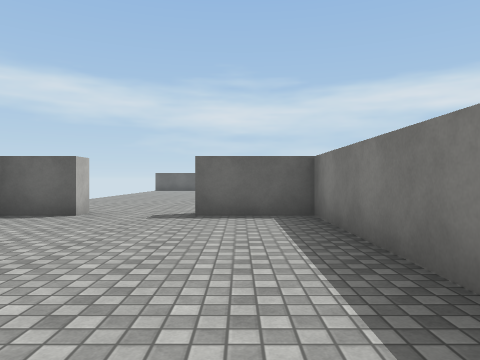
View 1 (above)

20 first-person views from a walk through a Unity game level. The camera is 1.2 m above the floor, looks level and sees 70° across. The floor is counted in squares, 2 m on a side. Each view is taken from the middle of a square. On the plan, view 1 faces up. The plan holds only what a view shows up to about 10 squares ahead; the rest is blank. The place goes on beyond the plan. The player character is not drawn. Door leaves are left out, so doorways stand open. Surface patterns are stand-ins for the level's own textures.

View 2
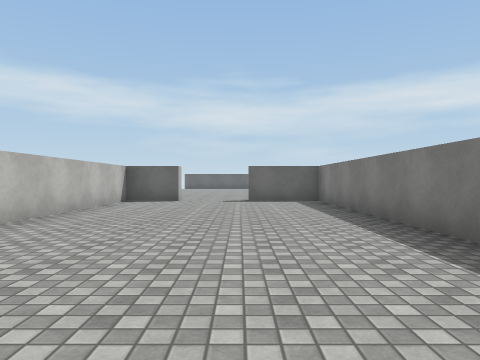

View 3
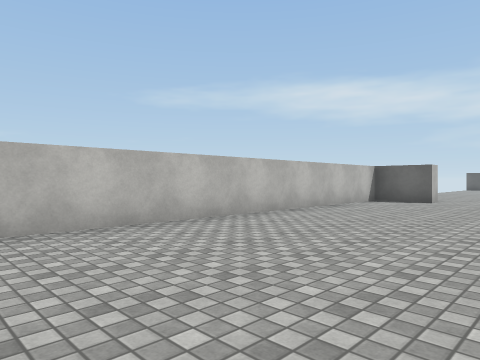

View 4
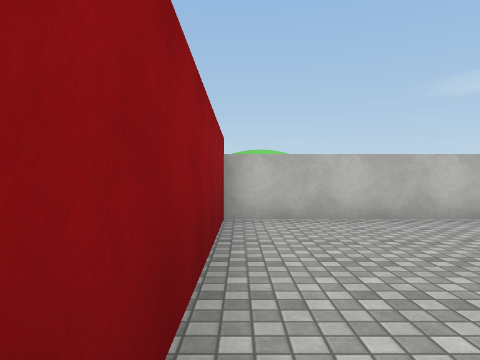

View 5
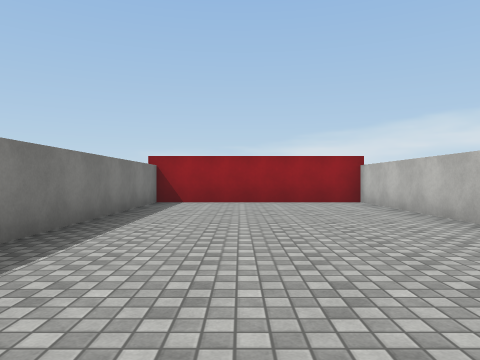

View 6
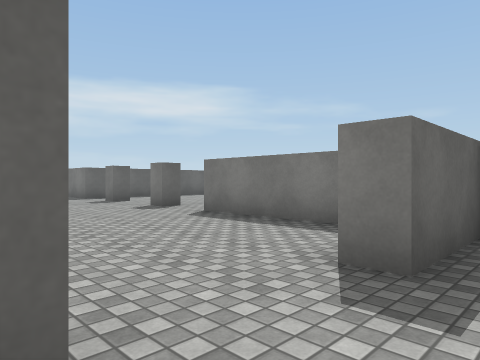

View 7
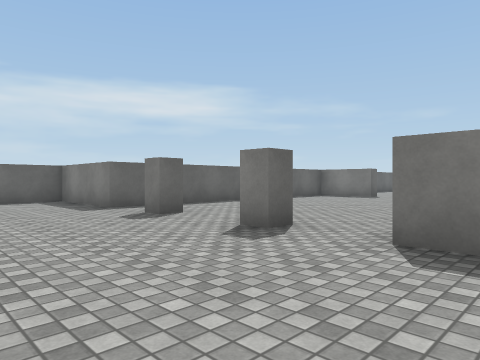

View 8
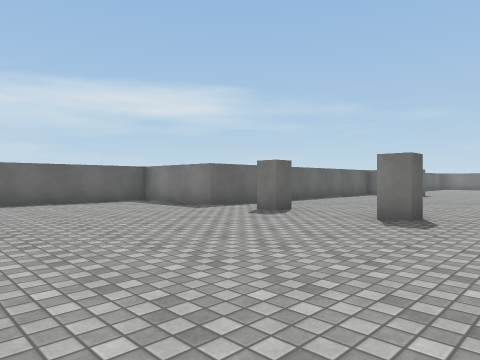

View 9
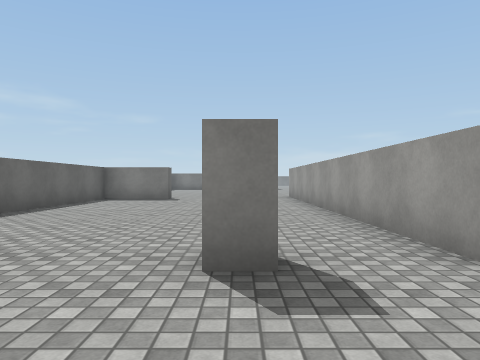

View 10
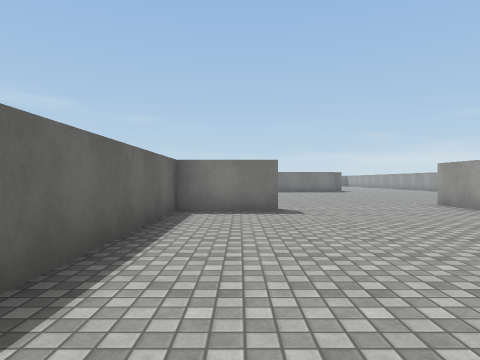

View 11
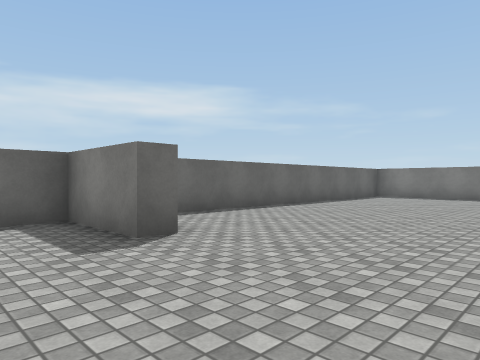

View 12
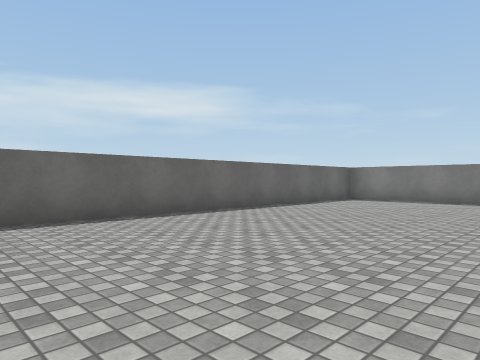

View 13
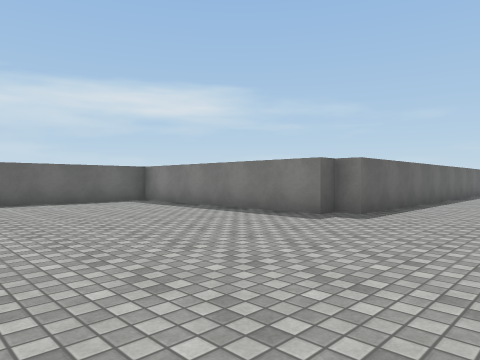

View 14
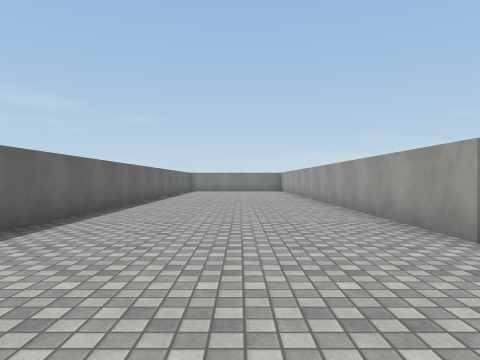

View 15
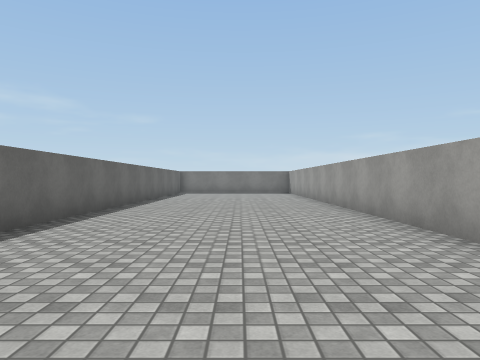

View 16
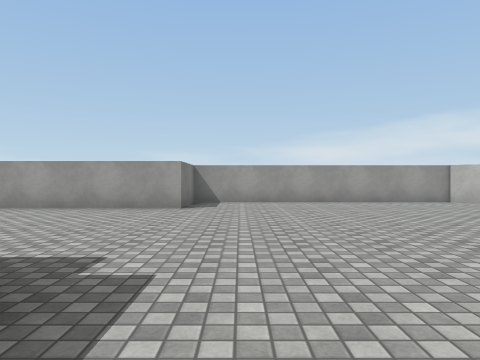

View 17
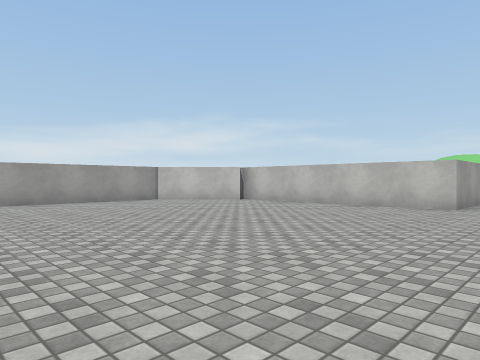

View 18
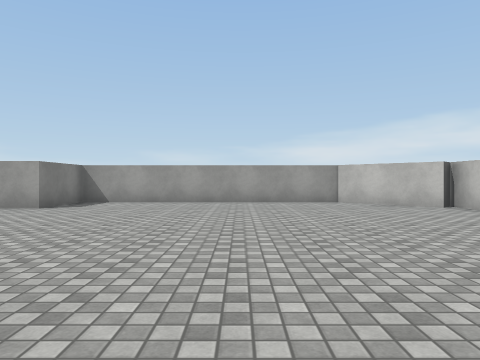

View 19
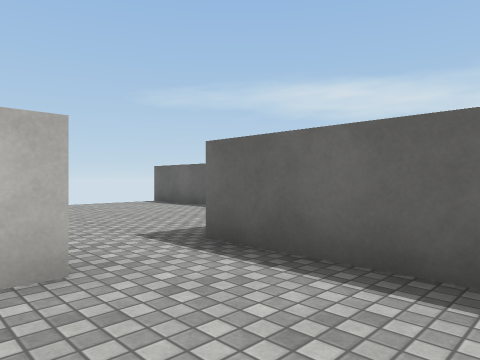

View 20
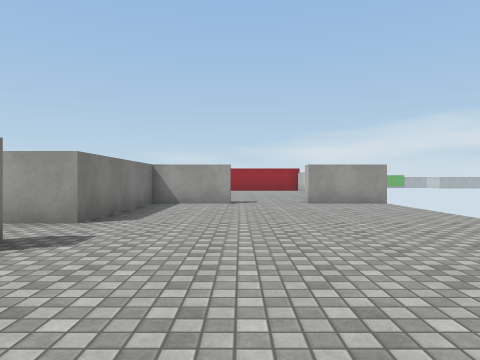

### Floor plan
Points are (right, up) in squares from view 1. A wall is a line through its corners. A room is listed if a view was taken in it or the views show most of it. See-through windows are left out.
Room 1 (views 1, 2, 3, 4, 5, 6)
walls: (-2.7, 5.7) (-4.2, 5.7) (-4.2, -4.2) (1.3, -4.2) (1.3, 5.7) (-0.7, 5.7)
ways out: open door at (-1.5, 6) to room 2
Room 2 (views 7, 8, 9, 10, 11, 12, 13, 14, 15, 16, 17, 18, 19, 20)
walls: (10.2, 14.2) (9.8, 14.2) (9.8, 16.2) (1.3, 16.2) (1.3, 19.2) (-4.8, 19.2); (11.6, 4.6) (13.4, 2.8) (20.3, 2.8) (20.3, 4.7) (29.5, 4.7); (1.8, 11.7) (1.3, 11.7) (1.3, 12.2); (1.8, 14.2) (1.3, 14.2) (1.3, 14.8); (20, 16.2) (10.9, 16.2); (-0.7, 6.3) (1.3, 6.3) (1.3, 10.2) (11.2, 10.2) (11.2, 4.3); (-4.8, 6.3) (-2.7, 6.3); (29.5, 9.7) (20.8, 9.7) (20.8, 10.2) (20.3, 10.2) (20.3, 15.9)
ways out: open door at (-1.5, 6) to room 1

Where each view was taken, in squares from view 1:
view 1: 0 up, 0 right, facing up
view 2: 4 down, 1 left, facing up
view 3: 4 down, 0 right, facing up-left
view 4: 4 down, 1 right, facing left
view 5: 5 up, 1 left, facing down
view 6: 5 up, 3 left, facing up-right
view 7: 9 up, 2 left, facing up-right
view 8: 10 up, 4 left, facing up-right
view 9: 12 up, 1 left, facing right
view 10: 15 up, 3 right, facing right
view 11: 11 up, 8 right, facing up-right
view 12: 11 up, 10 right, facing up-right
view 13: 7 up, 15 right, facing up-right
view 14: 7 up, 17 right, facing right
view 15: 7 up, 20 right, facing right
view 16: 12 up, 19 right, facing down
view 17: 12 up, 19 right, facing down-left
view 18: 12 up, 16 right, facing down
view 19: 14 up, 4 right, facing up-left
view 20: 15 up, 1 left, facing down
